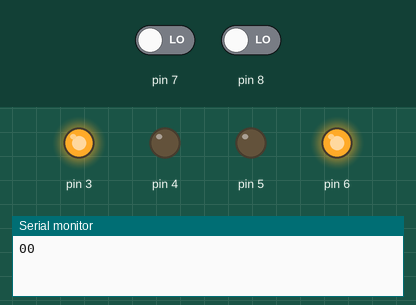
Recording of a sketch running on a simulated Arduino Uno, built with avr-gcc and run on an emulated ATmega328P. Parts: output pins drawn as LEDs (lit = HIGH), the last lines printed to the serial monitor. The inputs (shaded band) are chosen by the test bench; at power-on: pin 7 LOW, pin 8 LOW. At 20.3 s the program stops and its outputs stay as they are.

Above: at 0.1 s.
At 18.0 s:
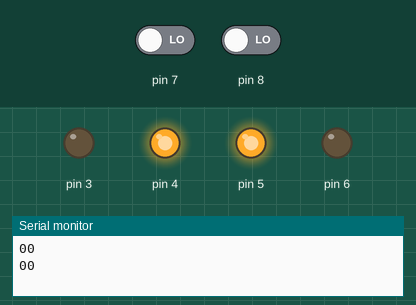
18.1 s: pin 7 driven HIGH and pin 8 driven HIGH
At 20.4 s:
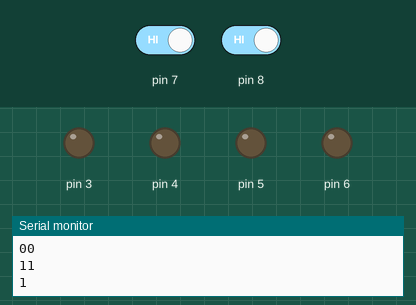
Timing chart, 0 to 21.8 s (numbered marks = the images above; inputs shaded):
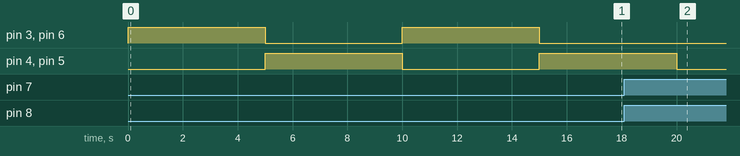

Measured:
- after the input at 18.1 s, pin 3, pin 6: stays LOW (without the input it goes to HIGH after 1.9 s)
- by itself, pin 3, pin 6: alternates HIGH for 5.0 s and LOW for 5.0 s

The sketch:

sketch_jun23_IR_SENSOR.ino
```cpp
void setup() {
  // FOR LEFT MOTOR//
  pinMode(3,OUTPUT);
  pinMode(4,OUTPUT);
  //FOR RIGHT MOTOR//
  pinMode(5,OUTPUT);
  pinMode(6,OUTPUT);

//For IR//
pinMode(7,INPUT);
pinMode(8,INPUT);
}

void loop() {
  // FOR FORWADR//
  //FOR LEFT MOTOR//
  Serial.begin(9600);
  int a=digitalRead(7);
  int b=digitalRead(8);
  Serial.print(a);
  Serial.println(b);

  if(a==1&&b==1)
  {
    digitalWrite(3,0);
    digitalWrite(4,0);
    //for right motor//
    digitalWrite(5,0);
    digitalWrite(6,0);
  }
  else

{
  digitalWrite(3,HIGH);
digitalWrite(4,LOW);
 // FOR RIGHT MOTOR//
 digitalWrite(6,HIGH);
 digitalWrite(5,LOW);
 delay(5000);
   // FOR BACKWARD//
  //FOR LEFT MOTOR//
digitalWrite(3,LOW);
digitalWrite(4,HIGH);
 // FOR RIGHT MOTOR//
 digitalWrite(6,LOW);
 digitalWrite(5,HIGH);
 delay(5000);
}
}
```
